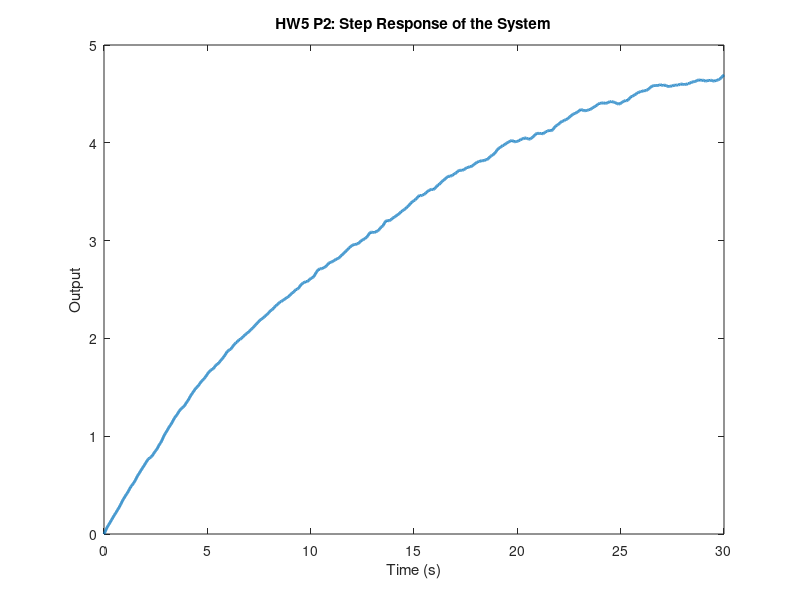
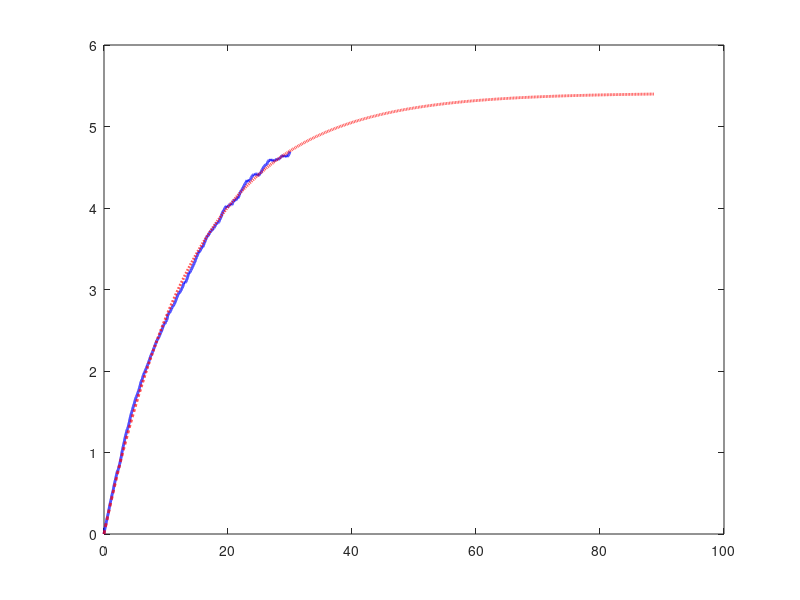

Source code (MATLAB) for these figures, in order: (Note: this script raises an error after producing the figures.)
%% ME599 HW5 Problem 2
clc; clear; close all;

load("System_step_response.mat");

% plot output data
fig = figure;
plot(time, output, 'LineWidth', 2);
xlabel('Time (s)')
ylabel('Output');
title('HW5 P2: Step Response of the System')
saveas(fig, 'figs/hw5p2_step.svg');

% construct A and b matrices
A = [output -time];
b = -cumtrapz(time, output);

% solve for theta
theta = A \ b;
tau = theta(1);
K = theta(2);
fprintf('tau = %.3f\nK = %.3f\n', tau, K);

% plot step response
t_settle = 6*tau; % should be 4x, but do 6x to show K
t_s = time(2) - time(1);
time_tf = 0:t_s:t_settle;
model  = tf(K, [tau 1]);
[model_out, ~] = step(model, time_tf);

fig = figure;
plot(time, output, 'b', 'LineWidth', 2, 'DisplayName', 'Data');
hold on;
plot(time_tf, model_out, 'r--', 'LineWidth', 2, 'DisplayName', 'Model');
xline(tau, 'm--', 'DisplayName', "$\tau$");
yline(K, 'k--', 'DisplayName', "$K$");
xlabel('Time (s)')
ylabel('Output');
title('HW5 P2: Step response of the model vs data')
legend('Location', 'best', 'Interpreter', 'latex');
grid on;
saveas(fig, 'figs/hw5p2_step_model.svg');
